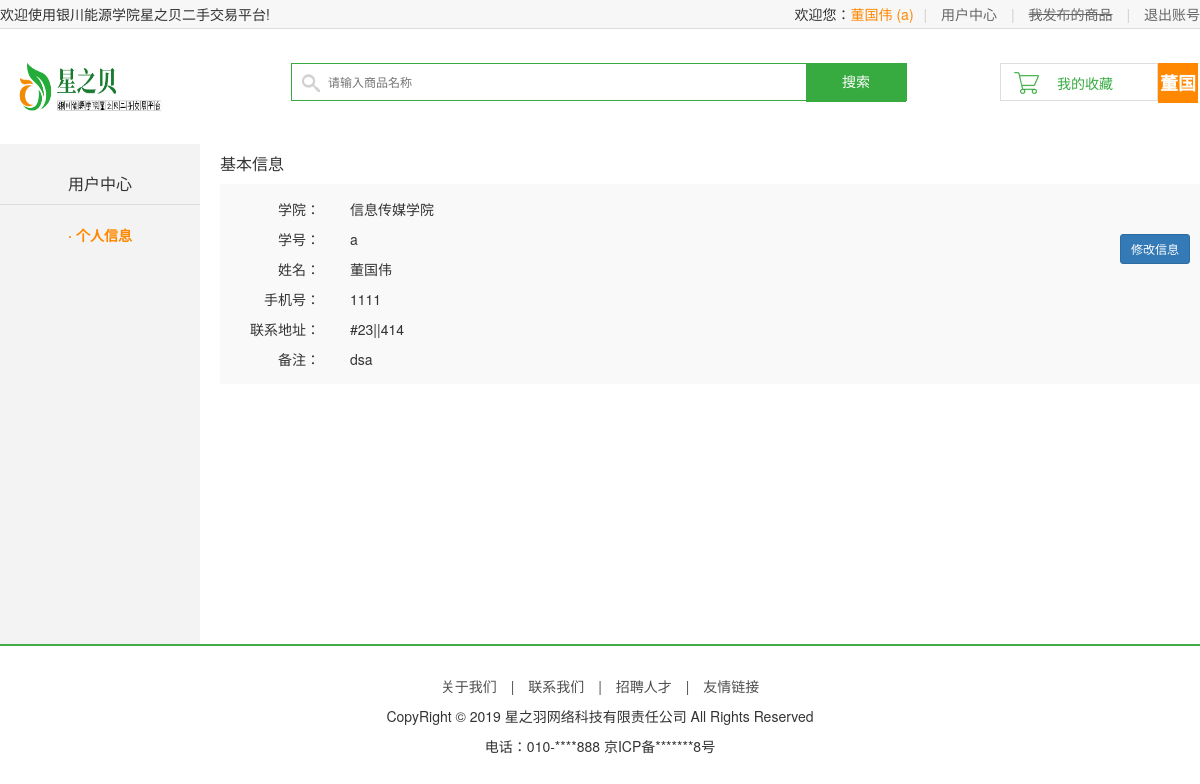
Screenshot of /user/user_center_info/ (signed in) with the database file from the repository.
### apps/df_user/models.py (models this page shows, shortened)
class UserProfile(models.Model):
    user_name = models.CharField(max_length=30, null=True, blank=True, default='张三', verbose_name='姓名')
    user_college = models.ForeignKey(College, blank=True, verbose_name='学院', on_delete=models.CASCADE, null=True)
    user_sno = models.CharField(max_length=20, verbose_name='学号')
    user_pwd = models.CharField(max_length=30, verbose_name='密码')
    user_mobile = models.CharField(verbose_name='手机', max_length=12, null=True, blank=True)
    user_mail = models.CharField(max_length=30, null=True, blank=True, verbose_name='邮箱')
    user_dormitory_building = models.ForeignKey(DormitoryBuilding, blank=True, verbose_name='宿舍楼', on_delete=models.CASCADE, null=True)
    user_dormitory_num = models.ForeignKey(Dormitory, blank=True, verbose_name='宿舍号', on_delete=models.CASCADE, null=True)
    user_address = models.CharField(max_length=100, verbose_name='地址', null=True, blank=True)
    user_remark = models.CharField(max_length=30, verbose_name='备注')
    add_time = models.DateTimeField(auto_now_add=True, verbose_name='用户添加时间')
    class Meta:
        verbose_name = '用户管理'
        verbose_name_plural = verbose_name

class College(models.Model):
    college_name = models.CharField(max_length=30, verbose_name='学院名')
    class Meta:
        verbose_name = '学院'
        verbose_name_plural = verbose_name
    def __str__(self):
        return self.college_name

class DormitoryBuilding(models.Model):
    dormitory_building_name = models.CharField(max_length=30, verbose_name='宿舍楼')
    class Meta:
        verbose_name = '宿舍楼'
        verbose_name_plural = verbose_name
    def __str__(self):
        return self.dormitory_building_name

class Dormitory(models.Model):
    dormitory_num = models.CharField(max_length=30, verbose_name='宿舍号')
    class Meta:
        verbose_name = '宿舍号'
        verbose_name_plural = verbose_name
    def __str__(self):
        return self.dormitory_num

### apps/df_user/views.py (the view, shortened to what this page needs)
# urls.py: path('user_center_info/', UserCenterInfo.as_view(), name='user_center_info'),
class UserCenterInfo(View):
    @user_decorator.login
    def get(self, request):
        user_sno = request.session.get('user_sno')
        user = UserProfile.objects.filter(user_sno=user_sno)[0]
        user_colege = user.user_college
        user_sno = user.user_sno
        user_name = user.user_name
        user_mobile = user.user_mobile
        user_address = user.user_address
        user_dormitory_building_name = user.user_dormitory_building
        user_dormitory_num = user.user_dormitory_num
        user_remark = user.user_remark
        print(user_dormitory_building_name)
        all_colleges = College.objects.all().order_by('-id')
        all_dormitory_buildings = DormitoryBuilding.objects.all().order_by('-id')
        all_dormitories = Dormitory.objects.all().order_by('-id')
        context = {
            'user_colege': user_colege,
            'user_sno': user_sno,
            'user_name': user_name,
            'user_mobile': user_mobile,
            'user_address': user_address,
            'user_dormitory_building_name':user_dormitory_building_name,
            'all_colleges': all_colleges,
            'all_dormitory_buildings': all_dormitory_buildings,
            'user_dormitory_num':user_dormitory_num,
            'user_remark': user_remark,
            'all_dormitories': all_dormitories
        }
        return render(request, 'df_user/user_center_info.html', context)

### apps/df_user/user_decorator.py (called while the page is built)
def login(func):
    def login_fun(self,request,*args,**kwargs):
        if request.session.get('is_login'):
            return func(self,request,*args,**kwargs)
        else:
            red = HttpResponseRedirect('/user/login/')
            red.set_cookie('url', request.get_full_path())
            return red
    return login_fun

### templates/df_user/user_center_info.html (shortened to what this page needs)
{% extends 'base.html' %}
{% load static %}
{% block css %}
    <link rel="stylesheet" href="{% static 'css/bootstrap.min.css' %}">
{% endblock %}
{% block body %}
    <div class="main_con clearfix">
        <div class="left_menu_con clearfix">
            <h3>用户中心</h3>
            <ul>
                <li><a href="{% url 'user:user_center_info' %}" class="active">· 个人信息</a></li>
            </ul>
        </div>
        <div class="right_content clearfix">
            <div class="info_con clearfix">
                <h3 class="common_title2">基本信息</h3>
                <div class="ed" style="float: right; margin: 50px 10px 0 0 ">
                    <button type="button" class="btn btn-primary btn-sm" data-toggle="modal" data-target="#myModal">
                        修改信息
                    </button>
                </div>
                <ul class="user_info_list">
                    <li><span>学院：</span>{{ user_colege }}</li>
                    <li><span>学号：</span>{{ user_sno }}</li>
                    <li><span>姓名：</span>{{ user_name }}</li>
                    <li><span>手机号：</span>{{ user_mobile }}</li>
                    <li><span>联系地址：</span>{{ user_dormitory_building_name }}||{{ user_dormitory_num }}</li>
                    <li><span>备注：</span>{{ user_remark }}</li>
                </ul>
            </div>
        </div>
    </div>
{% endblock %}

### templates/base.html (shortened to what this page needs)
{% load static %}
<!DOCTYPE html>
<html lang="en">
<head>
    {% include 'base_css_js.html' %}
    {% block css %}
    {% endblock %}
</head>
<body>
<div class="header_con">
    <div class="header">
        <div class="welcome fl">欢迎使用银川能源学院星之贝二手交易平台!</div>
        <div class="fr">
            {% if request.session.is_login %}
                <div class="login_info fl">
                    欢迎您：<em>{{ request.session.user_name }}({{ request.session.user_sno }})</em>
                </div>
            {% endif %}
            {% if request.session.is_login %}
                <div class="user_link fl">
                    <span>|</span>
                    <a href="{% url 'user:user_center_info' %}">用户中心</a>
                    <span>|</span>
                    <a href="" style="text-decoration:line-through;" onclick="alert('暂未开发完成,敬请期待')">我发布的商品</a>
                    <span>|</span>
                    <a href="{% url 'user:logout' %}">退出账号</a>
                </div>
            {% endif %}
        </div>
    </div>
</div>
<div class="search_bar clearfix">
    <a href="{% url 'goods:index' %}" class="logo fl"><img src="{% static 'images/logo/logo.png' %}" width="150"
                                                           height="59"></a>
    <div class="search_con fl">
        <form method="get" action="{% url 'goods:search' %} ">
            <input type="text" name="keyboard" id="keyboard" class="input_text" value="" placeholder="请输入商品名称">
            <input type="submit" class="input_btn fr" name="" value="搜索">
        </form>
    </div>
    {% if request.session.is_login %}
        <div class="guest_cart fr">
            <a href="{% url 'user:cart' %}" class="cart_name fl">我的收藏</a>
            <div class="goods_count fl" id="show_count">{{ request.session.user_fav_products_num }}</div>
        </div>
    {% endif %}
</div>
{% block body %}
{% endblock %}
{% include 'base_foot.html' %}
</body>
</html>

### static/css/main.css (style rules this page uses)
body { font-family:'Microsoft Yahei';font-size:12px;color:#666; }
html,body { height:100% }
.header_con { background-color:#f7f7f7; height:29px; border-bottom:1px solid #dddddd }
.header { width:1200px; height:29px; margin:0 auto; }
.welcome,.login_info,.login_btn,.user_link { line-height:29px; }
.login_info em { color:#ff8800 }
.login_btn a,.user_link a { color:#666; }
.login_btn span,.user_link span { color:#cecece; margin:0 10px; }
.search_bar { width:1200px;height:115px;margin:0 auto; }
.logo { width:150px;height:59px;margin:29px 0 0 17px; }
.search_con { width:616px;height:38px;border:1px solid #37ab40;margin:34px 0 0 124px;background:url(../images/icons.png) 10px -338px no-repeat; }
.search_con .input_text { width:470px;height:34px;border:0px;margin:2px 0 0 36px;outline:none;font-size:12px;color:#737272;font-family:'Microsoft Yahei' }
.search_con .input_btn { width:100px;height:38px;background-color:#37ab40;border:0px;font-size:14px;color:#fff;font-family:'Microsoft Yahei';outline:none;cursor:pointer; }
.guest_cart { width:200px;height:40px;margin-top:34px; }
.guest_cart .cart_name { width:158px;height:38px;line-height:38px;border:1px solid #dddddd;display:block;background:url(../images/icons.png) 13px -300px no-repeat;font-size:14px;color:#37ab40;text-indent:56px; }
.guest_cart .goods_count { width:40px;height:40px;text-align:center;line-height:40px;font-size:18px; font-weight:bold;color:#fff;background-color:#ff8800; }
.main_con { width:1200px; margin:0 auto; background:url(../images/left_bg.jpg) repeat-y; }
.left_menu_con { width:200px; float:left; }
.left_menu_con h3 { font-size:16px; line-height:40px; border-bottom:1px solid #ddd; text-align:center; margin-bottom:10px; }
.left_menu_con ul li { line-height:40px; text-align:center; font-size:14px; }
.left_menu_con ul li a { color:#666; }
.left_menu_con ul li .active { color:#ff8800; font-weight:bold; }
.right_content { width:980px; float:right; min-height:500px; }
.common_title2 { height:20px;line-height:20px;font-size:16px;margin:10px 0; }
.user_info_list { background-color:#f9f9f9; margin:10px 0 15px; padding:10px 0; height:100%; }
.user_info_list li { line-height:30px; text-indent:30px; font-size:14px; }
.user_info_list li span { width:100px; float:left; text-align:right; }
.info_con { width:980px; }

### rows the page displays
UserProfile: session.user_name "董国伟", session.user_fav_products_num "董国伟", user_name "董国伟", user_mobile "1111", user_remark "dsa"
College: college_name "信息传媒学院"
DormitoryBuilding: dormitory_building_name "#23"
Dormitory: dormitory_num "414"

### other values shown
{{ request.session.user_sno }} "a"
{{ user_sno }} "a"
